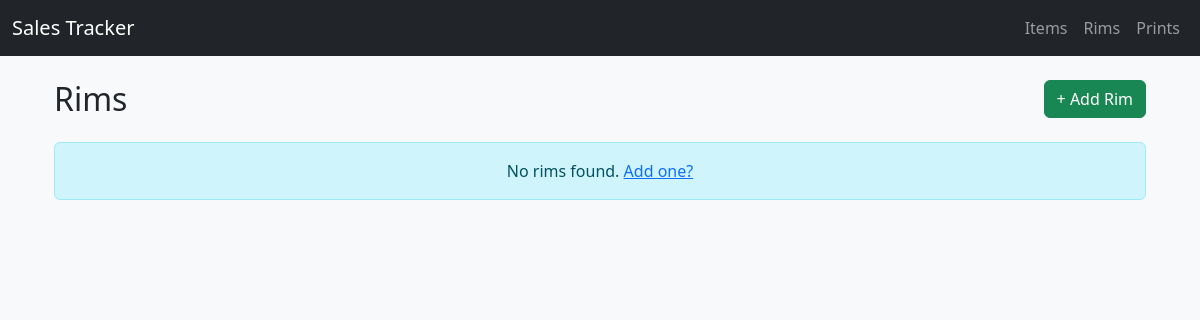
Page /rims/ on the earlier database version.
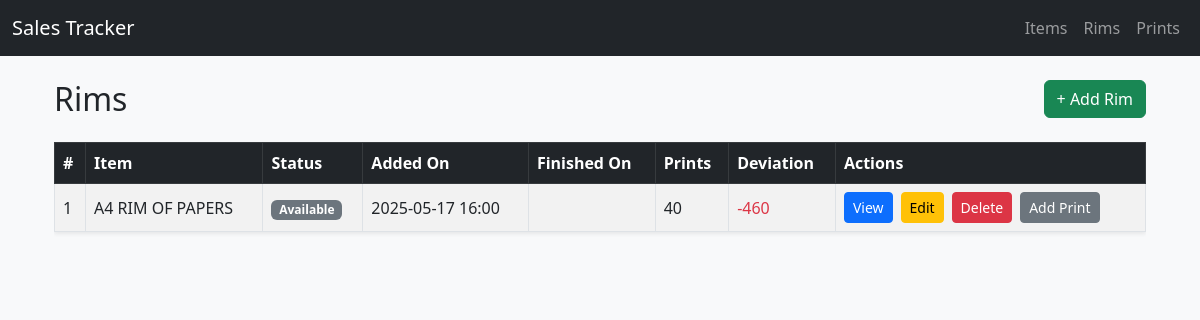
Same page on the later database version.
### main/models.py (models this page shows, shortened)
class Rim(models.Model):
    CHOICES = [
        ["Available", "available"],
        ["Finished", "finished"],
    ]
    item = models.ForeignKey(Item, on_delete=models.CASCADE, related_name="rims")
    added_on = models.DateTimeField(auto_now_add=True)
    status = models.CharField(max_length=50, choices=CHOICES, default="available")
    finished_on = models.DateTimeField(blank=True, null=True)

class Item(models.Model):
    CHOICES = [
        ('product', 'Product'),
        ('service', 'Service'),
    ]
    name = models.CharField(max_length=100)
    category = models.CharField(max_length=100, choices=CHOICES, blank=True, null=True)
    unit = models.CharField(max_length=50, blank=True, null=True) # e.g., "pcs", "kg"
    price = models.IntegerField(blank=True, null=True)
    description = models.TextField(blank=True, null=True)

### main/views.py (the view)
# urls.py: path('rims/', views.RimListView.as_view(), name='rims'),
class RimListView(ListView):
    model = Rim
    context_object_name = 'rims'
    template_name = 'rims/rim_list.html'
    def get_queryset(self):
        rims = Rim.objects.all().prefetch_related('prints', 'item')
        for rim in rims:
            total_amount = rim.prints.aggregate(total=Sum('amount'))['total'] or 0
            rim.total_prints = total_amount // 10
            rim.deviation = rim.total_prints - 500
        return rims

### main/templates/rims/rim_list.html
{% extends '../main.html' %}
{% block content %}
<div class="container">
    <div class="d-flex justify-content-between align-items-center mb-4">
        <h2 class="mb-0">Rims</h2>
        <a href="{% url 'rim-create' %}" class="btn btn-success">
            + Add Rim
        </a>
    </div>
    {% if rims %}
    <div class="table-responsive">
        <table class="table table-striped table-bordered align-middle shadow-sm">
            <thead class="table-dark">
                <tr>
                    <th>#</th>
                    <th>Item</th>
                    <th>Status</th>
                    <th>Added On</th>
                    <th>Finished On</th>
                    <th>Prints</th>
                    <th>Deviation</th>
                    <th>Actions</th>
                </tr>
            </thead>
            <tbody>
                {% for rim in rims %}
                <tr>
                    <td>{{ forloop.counter }}</td>
                    <td>{{ rim.item.name }}</td>
                    <td>
                        {% if rim.status == 'available' %}
                        <span class="badge bg-success">{{ rim.status|title }}</span>
                        {% else %}
                        <span class="badge bg-secondary">{{ rim.status|title }}</span>
                        {% endif %}
                    </td>
                    <td>{{ rim.added_on|date:"Y-m-d H:i" }}</td>
                    <td>{{ rim.finished_on|date:"Y-m-d H:i" }}</td>
                    <td>{{ rim.total_prints }}</td>
                    <td>
                        {% if rim.deviation >= 0 %}
                        <span class="text-success">+{{ rim.deviation }}</span>
                        {% else %}
                        <span class="text-danger">{{ rim.deviation }}</span>
                        {% endif %}
                    </td>
                    <td>
                        <div class="d-flex gap-2">
                            <a href="{% url 'rim-detail' rim.id %}" class="btn btn-sm btn-primary">View</a>
                            <a href="{% url 'rim-update' rim.id %}" class="btn btn-sm btn-warning">Edit</a>
                            <a href="{% url 'rim-delete' rim.id %}" class="btn btn-sm btn-danger">Delete</a>
                            <a href="{% url 'print-create' rim.id %}" class="btn btn-sm btn-secondary">Add Print</a>
                        </div>
                    </td>
                </tr>
                {% endfor %}
            </tbody>
        </table>
    </div>
    {% else %}
    <div class="alert alert-info text-center">No rims found. <a href="{% url 'rim-create' %}">Add one?</a></div>
    {% endif %}
</div>
{% endblock %}

Differences in the rows shown:
added Rim: item.name "A4 RIM OF PAPERS", status "Available", added_on "2025-05-17 16:00", total_prints "40", deviation "-460"
Other differences:
text no longer shown: "No rims found. Add one?"
text now shown: "# Item Status Added On Finished On Prints Deviation Actions"
